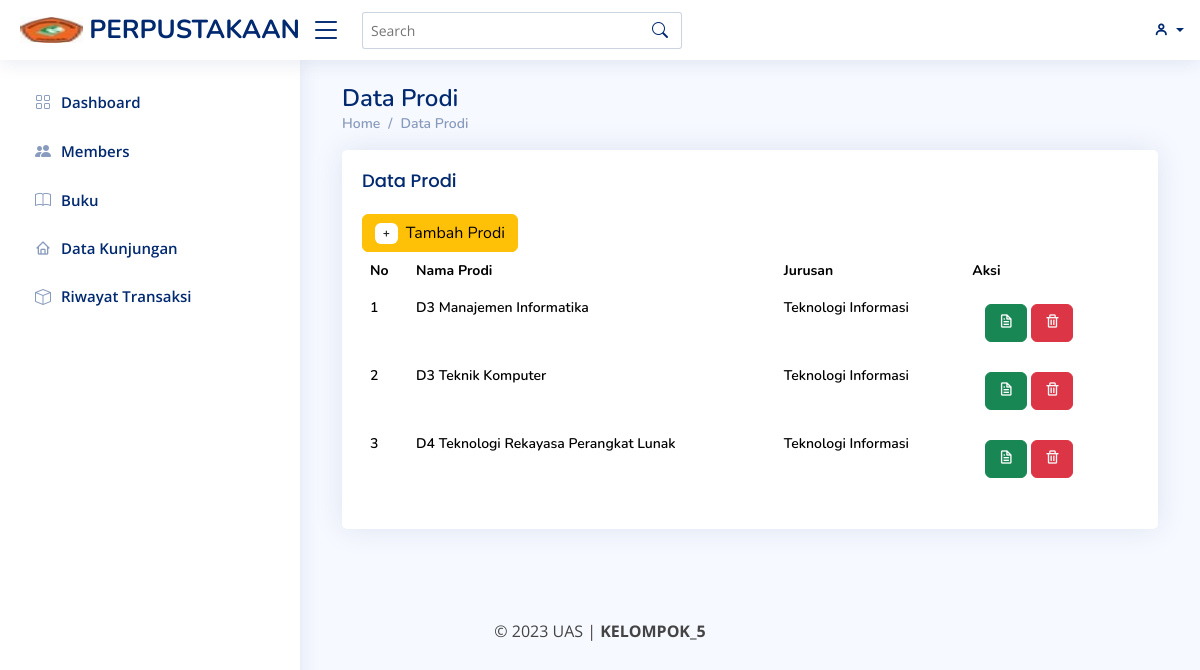
The page /index.php?page=prodi (signed in) on the database its author committed.
### tables this page shows
CREATE TABLE `prodi` (
  `id_prodi` int(11) NOT NULL,
  `nama_prodi` varchar(255) NOT NULL,
  `jurusan` varchar(255) NOT NULL
);

### prodi.php (the view, shortened to what this page needs)
<div class="pagetitle">
    <h1>Data Prodi</h1>
    <nav>
        <ol class="breadcrumb">
            <li class="breadcrumb-item"><a href="index.php?page=dashboard">Home</a></li>
            <li class="breadcrumb-item"><a href="index.php?page=prodi">Data Prodi</a></li>
            <?php
            $aksi = isset($_GET['aksi']) ? $_GET['aksi'] : 'list';
            switch ($aksi) {
                    ?>
        <?php
                case 'list':
                    include 'koneksi.php';
                    ?>
        <div class="col-12  mt-3">
            <div class="card recent-sales overflow-auto">
                <div class="card-body">
                    <h5 class="card-title">Data Prodi</h5>
                    <table class="table table-borderless datatable">
                        <button type="button" class="btn btn-warning" data-bs-toggle="modal" data-bs-target="#exampleModal">
                            <span class="badge bg-white text-dark me-2">+</span>Tambah Prodi
                        </button>
                </div>
            </div>
            <thead>
                <tr>
                    <th scope="col">No</th>
                    <th scope="col">Nama Prodi</th>
                    <th scope="col">Jurusan</th>
                    <th scope="col">Aksi</th>
                </tr>
            </thead>
            <tbody>
                <?php
                $query = "SELECT * FROM prodi";
                $result = $db->query($query);
                if ($result->num_rows > 0) {
                    $nomor = 1;
                    foreach ($result as $row):
                        ?>
                        <tr>
                            <td>
                                <?= $nomor++ ?>
                            </td>
                            <td>
                                <?= $row['nama_prodi'] ?>
                            </td>
                            <td>
                                <?= $row['jurusan'] ?>
                            </td>
                            <td>
                                <div class="btn">
                                    <button type="button" class="btn btn-success " data-bs-toggle="modal"
                                        data-bs-target="#EditModal<?= $row['id_prodi'] ?>"><span class="bx bx-file"></span></button>
                                    <a onclick="return confirm('Apakah kamu yakin menghapusnya?')"
                                        href="proses_prodi.php?proses=delete&id_prodi=<?= $row['id_prodi'] ?>"
                                        class="btn btn-danger text-light"><span class="bx bx-trash"></a>
                                </div>
                            </td>
                        </tr>
                        <?php
                    endforeach;
                } else {
                    echo "<tr><td colspan='6'>No data found</td></tr>";
                }
                ?>
            </tbody>
        </div>
        <?php
        break;
            }

### assets/css/style.css (style rules this page uses)
:root { scroll-behavior: smooth; }
body { font-family: "Open Sans", sans-serif; background: #f6f9ff; color: #444444; }
a { color: #4154f1; text-decoration: none; }
h1, h2, h3, h4, h5, h6 { font-family: "Nunito", sans-serif; }
.pagetitle { margin-bottom: 10px; }
.pagetitle h1 { font-size: 24px; margin-bottom: 0; font-weight: 600; color: #012970; }
.card { margin-bottom: 30px; border: none; border-radius: 5px; box-shadow: 0px 0 30px rgba(1, 41, 112, 0.1); }
.card-title { padding: 20px 0 15px 0; font-size: 18px; font-weight: 500; color: #012970; font-family: "Poppins", sans-serif; }
.card-body { padding: 0 20px 20px 20px; }
.breadcrumb { font-size: 14px; font-family: "Nunito", sans-serif; color: #899bbd; font-weight: 600; }
.breadcrumb a { color: #899bbd; transition: 0.3s; }
.breadcrumb .breadcrumb-item::before { color: #899bbd; }

### rows shown on the page
prodi: nama_prodi "D3 Manajemen Informatika", jurusan "Teknologi Informasi"
prodi: nama_prodi "D3 Teknik Komputer", jurusan "Teknologi Informasi"
prodi: nama_prodi "D4 Teknologi Rekayasa Perangkat Lunak", jurusan "Teknologi Informasi"
